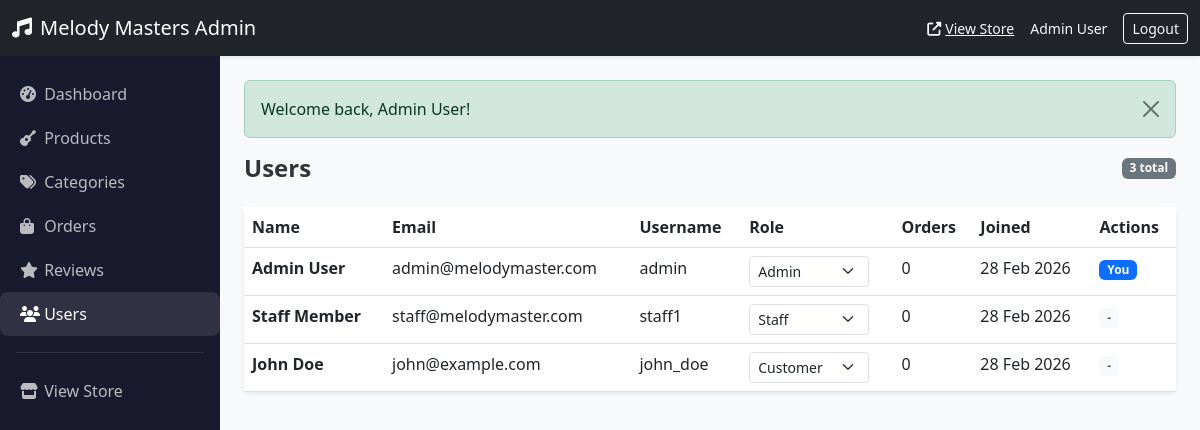
Page /admin/admin/users.php (signed in) on the committed database.
### tables this page shows
CREATE TABLE IF NOT EXISTS users (
    id INT AUTO_INCREMENT PRIMARY KEY,
    username VARCHAR(50) UNIQUE NOT NULL,
    email VARCHAR(100) UNIQUE NOT NULL,
    password VARCHAR(255) NOT NULL,
    full_name VARCHAR(100) NOT NULL,
    phone VARCHAR(20),
    role ENUM('customer','staff','admin') DEFAULT 'customer',
    address TEXT,
    city VARCHAR(50),
    postal_code VARCHAR(20),
    country VARCHAR(50) DEFAULT 'Sri Lanka',
    created_at TIMESTAMP DEFAULT CURRENT_TIMESTAMP,
    updated_at TIMESTAMP DEFAULT CURRENT_TIMESTAMP ON UPDATE CURRENT_TIMESTAMP
);

### admin/includes/functions.php (called while the page is built, shortened)
<?php
require_once __DIR__ . '/db.php';
function isLoggedIn() {
    return isset($_SESSION['user_id']);
}
function getCurrentUser() {
    return dbFetch("SELECT * FROM users WHERE id = ?", [$_SESSION['user_id']]);
}
function isAdmin() {
    return isset($_SESSION['role']) && $_SESSION['role'] === 'admin';
}
function sanitize($str) {
    return htmlspecialchars(trim($str), ENT_QUOTES, 'UTF-8');
}
function getFlash($type) {
    $msg = $_SESSION['flash'][$type] ?? null;
    return $msg;
}

### admin/includes/db.php (called while the page is built, shortened)
<?php
function getDB() {
    static $pdo = null;
    if ($pdo === null) {
        try {
            $pdo = new PDO(
                "mysql:host=" . DB_HOST . ";dbname=" . DB_NAME . ";charset=utf8mb4",
                DB_USER,
                DB_PASS,
                [
                    PDO::ATTR_ERRMODE => PDO::ERRMODE_EXCEPTION,
                    PDO::ATTR_DEFAULT_FETCH_MODE => PDO::FETCH_ASSOC,
                    PDO::ATTR_EMULATE_PREPARES => false
                ]
            );
        } catch (PDOException $e) {
            die("Database connection failed: " . $e->getMessage());
        }
    }
    return $pdo;
}
function dbQuery($sql, $params = []) {
    $stmt = getDB()->prepare($sql);
    $stmt->execute($params);
    return $stmt;
}
function dbFetch($sql, $params = []) {
    return dbQuery($sql, $params)->fetch();
}
function dbFetchAll($sql, $params = []) {
    return dbQuery($sql, $params)->fetchAll();
}

### admin/admin/users.php (the view, shortened to what this page needs)
<?php
require_once '../includes/functions.php';
$users = dbFetchAll("SELECT *, (SELECT COUNT(*) FROM orders WHERE user_id = users.id) as order_count FROM users ORDER BY created_at DESC");
require_once 'includes/admin-header.php';
?>
<div class="d-flex justify-content-between align-items-center mb-4">
    <h4 class="fw-bold mb-0">Users</h4>
    <span class="badge bg-secondary"><?= count($users) ?> total</span>
</div>
<div class="card border-0 shadow-sm">
    <div class="table-responsive">
        <table class="table table-hover mb-0">
            <thead class="bg-light"><tr><th>Name</th><th>Email</th><th>Username</th><th>Role</th><th>Orders</th><th>Joined</th><th>Actions</th></tr></thead>
            <tbody>
                <?php foreach($users as $u): ?>
                <tr>
                    <td><strong><?= sanitize($u['full_name']) ?></strong></td>
                    <td><?= sanitize($u['email']) ?></td>
                    <td><?= sanitize($u['username']) ?></td>
                    <td>
                        <form method="POST" class="d-inline">
                            <select name="role" class="form-select form-select-sm d-inline-block" style="width:120px" onchange="if(confirm('Change this user role?')) this.form.submit()">
                                <?php foreach(['customer','staff','admin'] as $r): ?>
                                <option value="<?= $r ?>" <?= $u['role']===$r?'selected':'' ?>><?= ucfirst($r) ?></option>
                                <?php endforeach; ?>
                            </select>
                        </form>
                    </td>
                    <td><?= $u['order_count'] ?></td>
                    <td><?= date('d M Y', strtotime($u['created_at'])) ?></td>
                    <td>
                        <?php if($u['id'] !== $_SESSION['user_id']): ?>
                        <span class="badge bg-light text-muted">-</span>
                        <?php else: ?>
                        <span class="badge bg-primary">You</span>
                        <?php endif; ?>
                    </td>
                </tr>
                <?php endforeach; ?>
            </tbody>
        </table>
    </div>
</div>
<?php require_once 'includes/admin-footer.php'; ?>

### admin/admin/includes/admin-header.php (shortened to what this page needs)
<?php
require_once dirname(__DIR__) . '/../includes/functions.php';
$adminUser = getCurrentUser();
?>
<!DOCTYPE html>
<html lang="en">
<head>
    <link href="https://cdn.jsdelivr.net/npm/bootstrap@5.3.0/dist/css/bootstrap.min.css" rel="stylesheet">
    <link href="https://cdnjs.cloudflare.com/ajax/libs/font-awesome/6.4.0/css/all.min.css" rel="stylesheet">
    <link href="<?= SITE_URL ?>/css/style.css" rel="stylesheet">
</head>
<body class="bg-light">
<nav class="navbar navbar-dark bg-dark shadow-sm sticky-top">
    <div class="container-fluid">
        <a class="navbar-brand" href="<?= SITE_URL ?>/admin/"><i class="fas fa-music me-2"></i>Melody Masters Admin</a>
        <div class="d-flex align-items-center gap-3">
            <a href="<?= SITE_URL ?>/index.php" class="text-light small" target="_blank"><i class="fas fa-external-link-alt me-1"></i>View Store</a>
            <span class="text-light small"><?= sanitize($adminUser['full_name']) ?></span>
            <a href="<?= SITE_URL ?>/logout.php" class="btn btn-outline-light btn-sm">Logout</a>
        </div>
    </div>
</nav>
<div class="d-flex" style="min-height:calc(100vh - 56px)">
    <div class="admin-sidebar" style="width:220px;flex-shrink:0">
        <nav class="py-3">
            <?php $curr = basename($_SERVER['PHP_SELF']); ?>
            <a href="index.php" class="nav-link <?= $curr==='index.php'?'active':'' ?>"><i class="fas fa-tachometer-alt"></i> Dashboard</a>
            <a href="products.php" class="nav-link <?= $curr==='products.php'?'active':'' ?>"><i class="fas fa-guitar"></i> Products</a>
            <a href="categories.php" class="nav-link <?= $curr==='categories.php'?'active':'' ?>"><i class="fas fa-tags"></i> Categories</a>
            <a href="orders.php" class="nav-link <?= $curr==='orders.php'?'active':'' ?>"><i class="fas fa-shopping-bag"></i> Orders</a>
            <a href="reviews.php" class="nav-link <?= $curr==='reviews.php'?'active':'' ?>"><i class="fas fa-star"></i> Reviews</a>
            <?php if(isAdmin()): ?>
            <a href="users.php" class="nav-link <?= $curr==='users.php'?'active':'' ?>"><i class="fas fa-users"></i> Users</a>
            <?php endif; ?>
            <hr class="border-secondary mx-3">
            <a href="<?= SITE_URL ?>/index.php" class="nav-link"><i class="fas fa-store"></i> View Store</a>
        </nav>
    </div>
    <div class="flex-grow-1 p-4">
        <?php foreach(['success','error','info','warning'] as $type):
            $msg = getFlash($type);
            if($msg): ?>
        <div class="alert alert-<?= $type === 'error' ? 'danger' : $type ?> alert-dismissible fade show">
            <?= $msg ?><button type="button" class="btn-close" data-bs-dismiss="alert"></button>
        </div>
        <?php endif; endforeach; ?>

### admin/css/style.css (style rules this page uses)
:root { --primary: #1a56db; --secondary: #6c757d; --accent: #fbbf24; --dark: #1a1a2e; }
* { box-sizing: border-box; }
body { font-family: 'Segoe UI', system-ui, sans-serif; color: #333; }
.admin-sidebar { background: var(--dark); min-height: calc(100vh - 56px); }
.admin-sidebar .nav-link { color: rgba(255,255,255,0.7); padding: 10px 20px; }
.admin-sidebar .nav-link:hover, .admin-sidebar .nav-link.active { color: white; background: rgba(255,255,255,0.1); border-radius: 8px; }
.admin-sidebar .nav-link i { width: 20px; }

### rows in the picture
users: full_name "Admin User", email "admin@melodymaster.com", username "admin", role "Admin", order_count "0", created_at "28 Feb 2026", shows "You"
users: full_name "Staff Member", email "staff@melodymaster.com", username "staff1", role "Staff", order_count "0", created_at "28 Feb 2026"
users: full_name "John Doe", email "john@example.com", username "john_doe", role "Customer", order_count "0", created_at "28 Feb 2026"

### other values in the picture
$msg "Welcome back, Admin User!"
count($users) "3"
